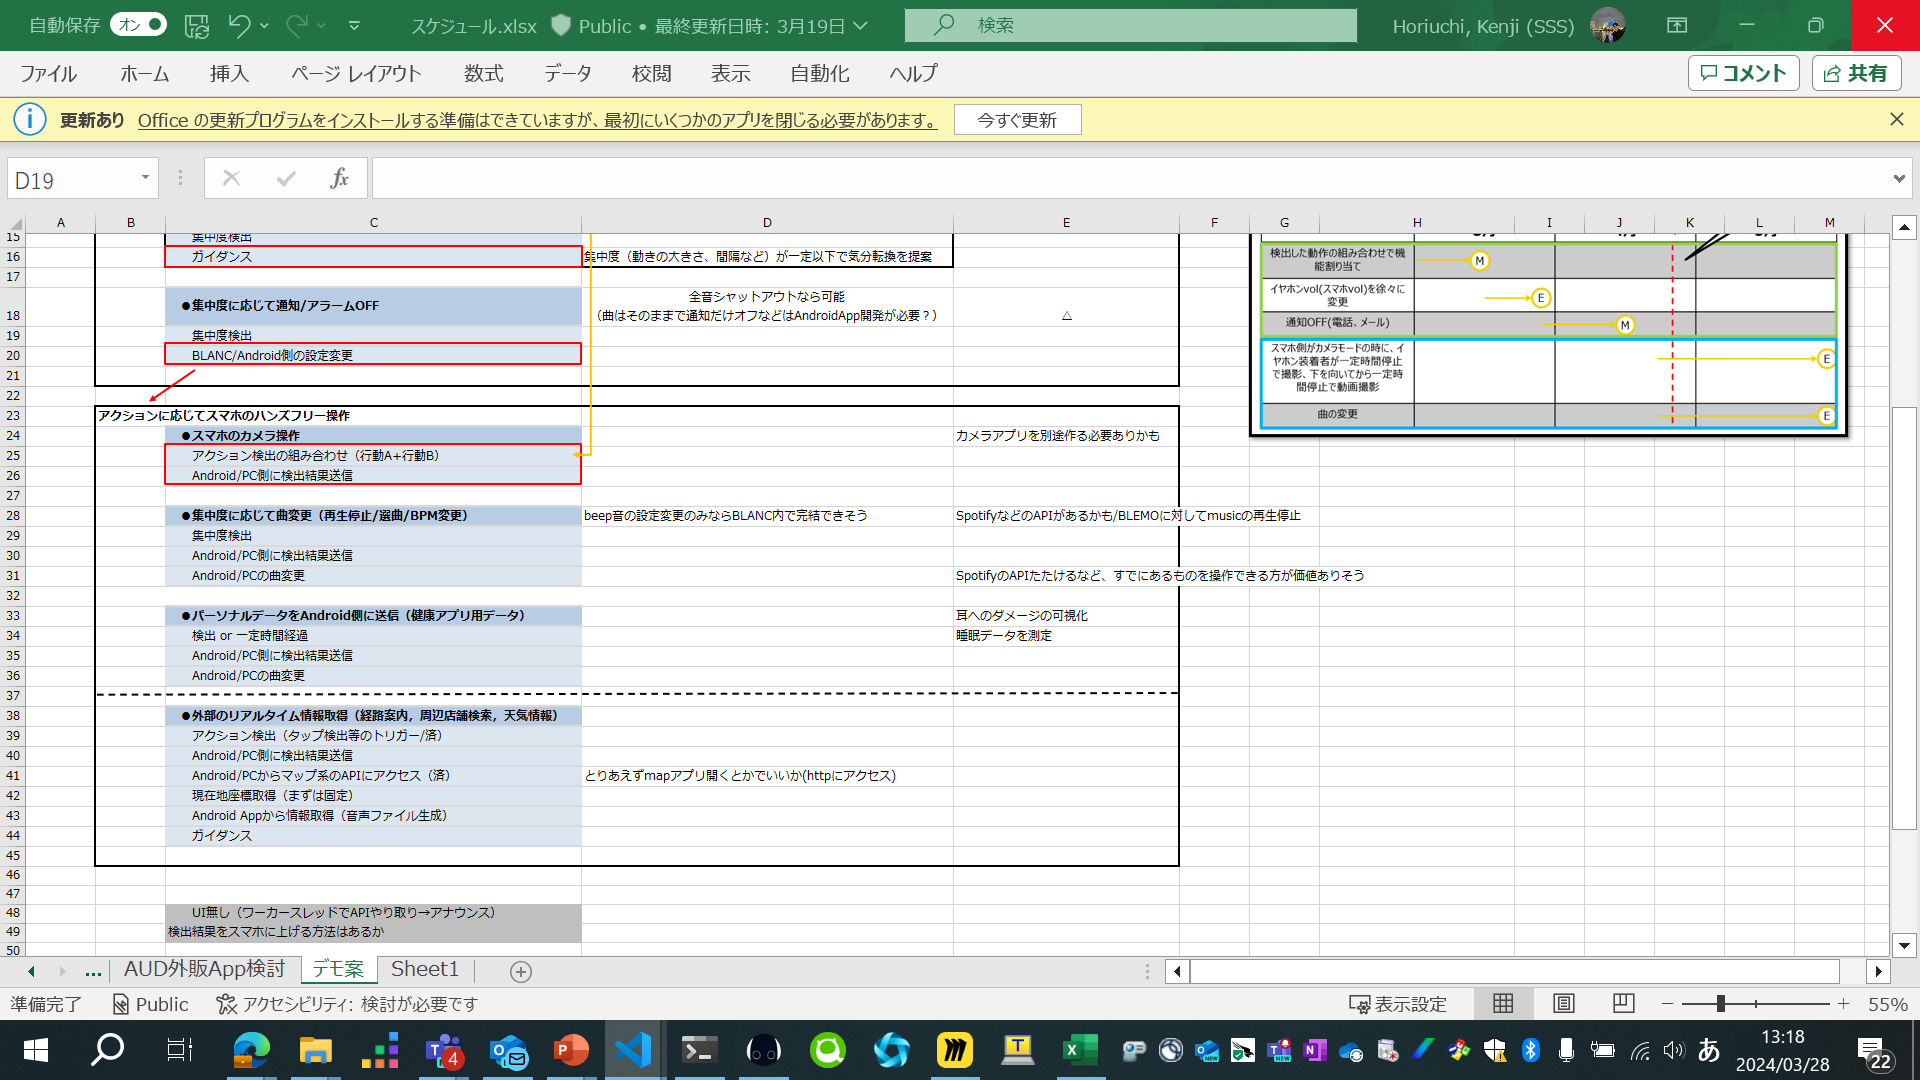

Write Python code to recreate this figure.
# import pyautogui
import pyautogui
pyautogui.PAUSE = 1        # 関数呼出直後に何秒停止するかを指定
pyautogui.FAILSAFE = True  # フェールセーフ機能

# スクリーンショットを撮る
image = pyautogui.screenshot()

# スクリーンショットを保存
image.save("screenshot.png")




pyautogui.FAILSAFE = True  # フェールセーフ機能

# # 指定の場所をマウスでクリック
# pyautogui.click(500,             # X軸座標位置
#                 600,             # Y軸座標位置
#                 button = "left", # 左クリック
#                 )

# キーボードから文字列を送信
# pyautogui.typewrite("Hello")

# pyautogui.hotkey("ctrl","c")
import pyautogui  # PyAutoGUIライブラリをインポート
import pyperclip  # pyperclipライブラリをインポート（クリップボード操作用）
import time  # timeモジュールをインポート（時間待機用）
time.sleep(5)

# pyautogui.hotkey("ctrlleft", "c") # "ctrl","c")
pyautogui.hotkey("ctrl","c")

# PyAutoGUIで指定可能なキーを確認する
# pyautogui.KEYBOARD_KEYS
